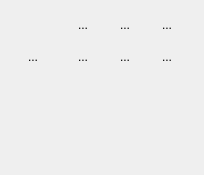
<?xml version="1.0" encoding="UTF-8"?>
<ui version="4.0">
 <class>DisplayOption</class>
 <widget class="QDockWidget" name="DisplayOption">
  <property name="geometry">
   <rect>
    <x>0</x>
    <y>0</y>
    <width>204</width>
    <height>175</height>
   </rect>
  </property>
  <property name="windowTitle">
   <string comment="Window title of display options like .">Display</string>
  </property>
  <widget class="QWidget" name="innerWidget">
   <layout class="QVBoxLayout" name="verticalLayout">
    <item>
     <layout class="QGridLayout" name="gridLayout">
      <item row="0" column="0">
       <widget class="QToolButton" name="mirrorButton">
        <property name="toolTip">
         <string>Horizontal flip</string>
        </property>
        <property name="text">
         <string notr="true"/>
        </property>
        <property name="icon">
         <iconset resource="../data/app.qrc">
          <normaloff>:/app/icons/mirror.png</normaloff>:/app/icons/mirror.png</iconset>
        </property>
        <property name="iconSize">
         <size>
          <width>24</width>
          <height>24</height>
         </size>
        </property>
        <property name="checkable">
         <bool>true</bool>
        </property>
        <property name="popupMode">
         <enum>QToolButton::DelayedPopup</enum>
        </property>
        <property name="toolButtonStyle">
         <enum>Qt::ToolButtonIconOnly</enum>
        </property>
        <property name="autoRaise">
         <bool>true</bool>
        </property>
       </widget>
      </item>
      <item row="0" column="2">
       <widget class="QToolButton" name="thinLinesButton">
        <property name="mouseTracking">
         <bool>false</bool>
        </property>
        <property name="acceptDrops">
         <bool>true</bool>
        </property>
        <property name="toolTip">
         <string>Show invisible lines</string>
        </property>
        <property name="text">
         <string>...</string>
        </property>
        <property name="icon">
         <iconset resource="../data/app.qrc">
          <normaloff>:/app/icons/thinlines5.png</normaloff>:/app/icons/thinlines5.png</iconset>
        </property>
        <property name="iconSize">
         <size>
          <width>24</width>
          <height>24</height>
         </size>
        </property>
        <property name="checkable">
         <bool>true</bool>
        </property>
        <property name="autoRaise">
         <bool>true</bool>
        </property>
       </widget>
      </item>
      <item row="0" column="1">
       <widget class="QToolButton" name="mirrorVButton">
        <property name="toolTip">
         <string>Vertical flip</string>
        </property>
        <property name="text">
         <string>...</string>
        </property>
        <property name="icon">
         <iconset resource="../data/app.qrc">
          <normaloff>:/app/icons/mirrorV.png</normaloff>:/app/icons/mirrorV.png</iconset>
        </property>
        <property name="iconSize">
         <size>
          <width>24</width>
          <height>24</height>
         </size>
        </property>
        <property name="checkable">
         <bool>true</bool>
        </property>
        <property name="autoRaise">
         <bool>true</bool>
        </property>
       </widget>
      </item>
      <item row="2" column="0">
       <widget class="QToolButton" name="overlayCenterButton">
        <property name="toolTip">
         <string>Overlay shows field center</string>
        </property>
        <property name="text">
         <string>...</string>
        </property>
        <property name="icon">
         <iconset resource="../data/app.qrc">
          <normaloff>:/icons/overlay_center.png</normaloff>:/icons/overlay_center.png</iconset>
        </property>
        <property name="iconSize">
         <size>
          <width>24</width>
          <height>24</height>
         </size>
        </property>
        <property name="checkable">
         <bool>true</bool>
        </property>
        <property name="autoRaise">
         <bool>true</bool>
        </property>
       </widget>
      </item>
      <item row="2" column="1">
       <widget class="QToolButton" name="overlayThirdsButton">
        <property name="toolTip">
         <string>Overlay shows field in thirds</string>
        </property>
        <property name="text">
         <string>...</string>
        </property>
        <property name="icon">
         <iconset resource="../data/app.qrc">
          <normaloff>:/icons/overlay_third.png</normaloff>:/icons/overlay_third.png</iconset>
        </property>
        <property name="iconSize">
         <size>
          <width>24</width>
          <height>24</height>
         </size>
        </property>
        <property name="checkable">
         <bool>true</bool>
        </property>
        <property name="autoRaise">
         <bool>true</bool>
        </property>
       </widget>
      </item>
      <item row="2" column="3">
       <widget class="QToolButton" name="overlaySafeAreaButton">
        <property name="toolTip">
         <string>Overlay shows field safe areas</string>
        </property>
        <property name="text">
         <string>...</string>
        </property>
        <property name="icon">
         <iconset resource="../data/app.qrc">
          <normaloff>:/icons/overlay_safe.png</normaloff>:/icons/overlay_safe.png</iconset>
        </property>
        <property name="iconSize">
         <size>
          <width>24</width>
          <height>24</height>
         </size>
        </property>
        <property name="checkable">
         <bool>true</bool>
        </property>
        <property name="autoRaise">
         <bool>true</bool>
        </property>
       </widget>
      </item>
      <item row="0" column="3">
       <widget class="QToolButton" name="outLinesButton">
        <property name="toolTip">
         <string>Show outlines only</string>
        </property>
        <property name="text">
         <string>...</string>
        </property>
        <property name="icon">
         <iconset resource="../data/app.qrc">
          <normaloff>:/app/icons/outlines5.png</normaloff>:/app/icons/outlines5.png</iconset>
        </property>
        <property name="iconSize">
         <size>
          <width>24</width>
          <height>24</height>
         </size>
        </property>
        <property name="checkable">
         <bool>true</bool>
        </property>
        <property name="autoRaise">
         <bool>true</bool>
        </property>
       </widget>
      </item>
      <item row="2" column="2">
       <widget class="QToolButton" name="overlayGoldenRatioButton">
        <property name="toolTip">
         <string>Overlay shows field in Golden Ratio</string>
        </property>
        <property name="text">
         <string>...</string>
        </property>
        <property name="icon">
         <iconset resource="../data/app.qrc">
          <normaloff>:/icons/overlay_godenratio.png</normaloff>:/icons/overlay_godenratio.png</iconset>
        </property>
        <property name="iconSize">
         <size>
          <width>24</width>
          <height>24</height>
         </size>
        </property>
        <property name="checkable">
         <bool>true</bool>
        </property>
        <property name="autoRaise">
         <bool>true</bool>
        </property>
       </widget>
      </item>
     </layout>
    </item>
    <item>
     <spacer name="verticalSpacer">
      <property name="orientation">
       <enum>Qt::Vertical</enum>
      </property>
      <property name="sizeHint" stdset="0">
       <size>
        <width>20</width>
        <height>63</height>
       </size>
      </property>
     </spacer>
    </item>
   </layout>
  </widget>
 </widget>
 <tabstops>
  <tabstop>mirrorButton</tabstop>
  <tabstop>thinLinesButton</tabstop>
 </tabstops>
 <resources>
  <include location="../data/app.qrc"/>
 </resources>
 <connections/>
 <slots>
  <slot>onionPrevButtonClicked(bool)</slot>
  <slot>onionNextButtonClicked(bool)</slot>
  <slot>onionBlueButtonClicked(bool)</slot>
  <slot>onionRedButtonClicked(bool)</slot>
  <slot>toggleMirror(bool)</slot>
  <slot>toggleMirrorV(bool)</slot>
 </slots>
</ui>
